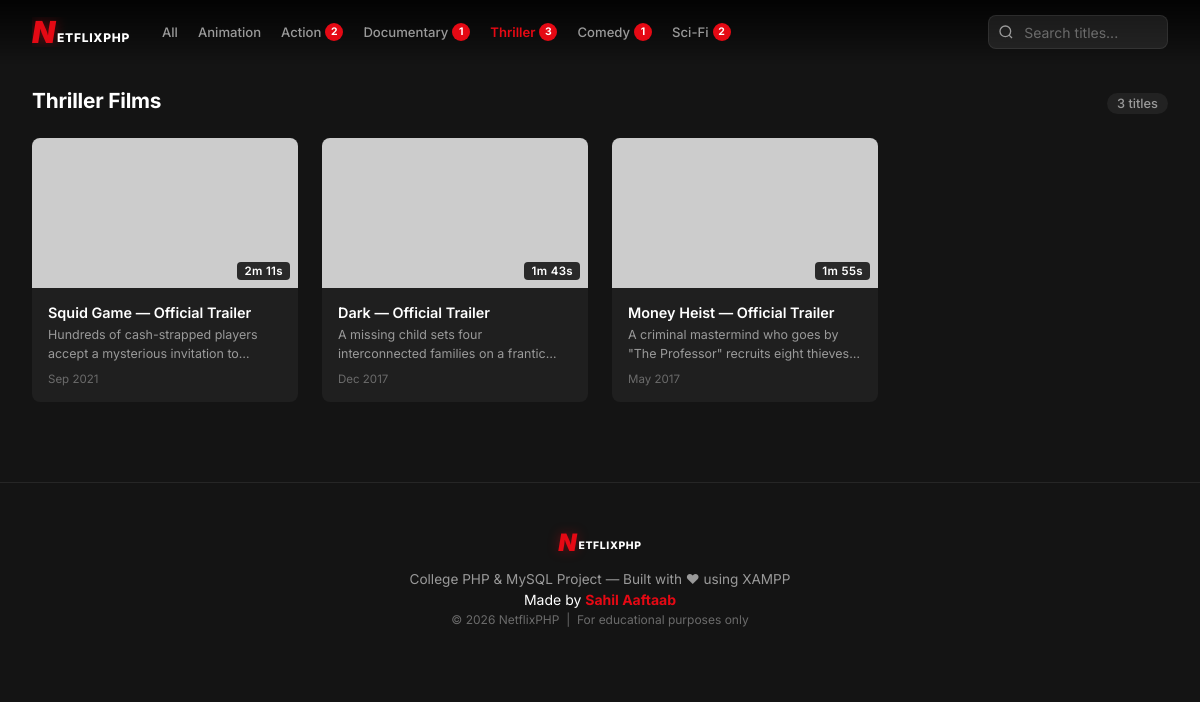
The app's page /index.php?genre=Thriller with its own data.
### tables this page shows
CREATE TABLE videos (
    id            INT          UNSIGNED AUTO_INCREMENT PRIMARY KEY,
    title         VARCHAR(255) NOT NULL,
    description   TEXT         NOT NULL,
    thumbnail_url VARCHAR(500) NOT NULL  COMMENT 'YouTube maxresdefault thumb URL',
    video_url     VARCHAR(500) NOT NULL  COMMENT 'YouTube video ID (11 chars)',
    duration      VARCHAR(20)  NOT NULL  COMMENT 'Human-readable e.g. 2m 30s',
    genre         VARCHAR(100) NOT NULL,
    upload_date   DATE         NOT NULL,
    created_at    TIMESTAMP    DEFAULT CURRENT_TIMESTAMP
);

### index.php (the view, shortened to what this page needs)
<?php
require_once 'db_connect.php';
$allowed_genres = ['Animation', 'Action', 'Documentary', 'Thriller', 'Comedy', 'Sci-Fi'];
$selected_genre = '';
if (!empty($_GET['genre']) && in_array($_GET['genre'], $allowed_genres)) {
    $selected_genre = $_GET['genre'];
}
$search = '';
try {
    if ($search !== '') {
        $stmt = $pdo->prepare(
            "SELECT id, title, description, thumbnail_url, duration, genre, upload_date
               FROM videos
              WHERE title LIKE :search OR description LIKE :search
              ORDER BY upload_date DESC"
        );
        $stmt->execute([':search' => '%' . $search . '%']);
    } elseif ($selected_genre !== '') {
        $stmt = $pdo->prepare(
            "SELECT id, title, description, thumbnail_url, duration, genre, upload_date
               FROM videos
              WHERE genre = :genre
              ORDER BY upload_date DESC"
        );
        $stmt->execute([':genre' => $selected_genre]);
    } else {
        $stmt = $pdo->query(
            "SELECT id, title, description, thumbnail_url, duration, genre, upload_date
               FROM videos
              ORDER BY upload_date DESC"
        );
    }
    $videos = $stmt->fetchAll();
} catch (PDOException $e) {
    $videos   = [];
    $db_error = 'Database error: ' . htmlspecialchars($e->getMessage());
}
try {
    $genre_stmt  = $pdo->query("SELECT genre, COUNT(*) as cnt FROM videos GROUP BY genre ORDER BY genre");
    $genre_counts = $genre_stmt->fetchAll(PDO::FETCH_KEY_PAIR);
} catch (PDOException $e) {
    $genre_counts = [];
}
?>
<!DOCTYPE html>
<html lang="en">
<head>
    <link rel="stylesheet" href="css/style.css">
</head>
<body>
<nav class="navbar" id="navbar">
    <div class="nav-left">
        <a href="index.php" class="logo" aria-label="NetflixPHP Home">
            <span class="logo-text" aria-hidden="true">
                <span class="logo-n">N</span><span class="logo-brand">ETFLIXPHP</span>
            </span>
        </a>
        <ul class="nav-genres" role="list">
            <li>
                <a href="index.php"
                   class="genre-link <?= $selected_genre === '' && $search === '' ? 'active' : '' ?>">
                    All
                </a>
            </li>
            <?php foreach ($allowed_genres as $g): ?>
            <li>
                <a href="index.php?genre=<?= urlencode($g) ?>"
                   class="genre-link <?= $selected_genre === $g ? 'active' : '' ?>">
                    <?= htmlspecialchars($g) ?>
                    <?php if (!empty($genre_counts[$g])): ?>
                        <span class="genre-badge"><?= $genre_counts[$g] ?></span>
                    <?php endif; ?>
                </a>
            </li>
            <?php endforeach; ?>
        </ul>
    </div>
    <div class="nav-right">
        <form action="index.php" method="GET" class="search-form" role="search">
            <div class="search-wrapper">
                <svg class="search-icon" viewBox="0 0 24 24" fill="none" stroke="currentColor" stroke-width="2" aria-hidden="true">
                    <circle cx="11" cy="11" r="8"/><path d="m21 21-4.35-4.35"/>
                </svg>
                <input
                    type="text"
                    id="search-input"
                    name="search"
                    class="search-input"
                    placeholder="Search titles..."
                    value="<?= htmlspecialchars($search) ?>"
                    autocomplete="off"
                    aria-label="Search videos"
                >
            </div>
        </form>
    </div>
</nav>
<?php
$no_hero = ($search !== '' || $selected_genre !== '' || empty($videos));
?>
<main class="main-content" id="main-content"
      <?= $no_hero ? 'style="padding-top: calc(var(--navbar-h) + 1.5rem);"' : '' ?>>
    <div class="section-header">
        <h2 class="section-title">
            <?php if ($search !== ''): ?>
                🔍 Results for "<span class="highlight"><?= htmlspecialchars($search) ?></span>"
            <?php elseif ($selected_genre !== ''): ?>
                <?= htmlspecialchars($selected_genre) ?> Films
            <?php else: ?>
                All Videos
            <?php endif; ?>
        </h2>
        <span class="video-count"><?= count($videos) ?> title<?= count($videos) !== 1 ? 's' : '' ?></span>
    </div>
    <?php if (empty($videos) && empty($db_error)): ?>
        <div class="empty-state" role="status">
            <svg viewBox="0 0 24 24" fill="none" stroke="currentColor" stroke-width="1.5" width="64" height="64">
                <path d="m15 15 6 6m-11-4a7 7 0 1 1 0-14 7 7 0 0 1 0 14z"/>
            </svg>
            <p>No videos found<?= $search ? ' for "' . htmlspecialchars($search) . '"' : '' ?>.</p>
            <a href="index.php" class="btn-play" style="font-size:.85rem;padding:.6rem 1.4rem;">Browse All</a>
        </div>
    <?php else: ?>
    <div class="video-grid" id="video-grid">
        <?php foreach ($videos as $video): ?>
        <article class="video-card" id="card-<?= (int)$video['id'] ?>">
            <a href="player.php?id=<?= (int)$video['id'] ?>"
               class="card-link"
               aria-label="Watch <?= htmlspecialchars($video['title']) ?>">
                <div class="card-thumb-wrapper">
                    <span class="duration-badge"><?= htmlspecialchars($video['duration']) ?></span>
                </div>
                <div class="card-info">
                    <h3 class="card-title"><?= htmlspecialchars($video['title']) ?></h3>
                    <p class="card-desc">
                        <?= htmlspecialchars(substr($video['description'], 0, 90)) ?>...
                    </p>
                    <div class="card-meta">
                        <time datetime="<?= htmlspecialchars($video['upload_date']) ?>">
                            <?= date('M Y', strtotime($video['upload_date'])) ?>
                        </time>
                    </div>
                </div>
            </a>
        </article>
        <?php endforeach; ?>
    </div>
    <?php endif; ?>
</main>
<footer class="footer">
    <div class="footer-logo">
        <span class="logo-text logo-text--footer" aria-label="NetflixPHP">
            <span class="logo-n">N</span><span class="logo-brand">ETFLIXPHP</span>
        </span>
    </div>
    <p class="footer-text">
        College PHP &amp; MySQL Project &mdash; Built with ❤ using XAMPP
    </p>
    <p class="footer-credit">
        Made by <strong>Sahil Aaftaab</strong>
    </p>
    <p class="footer-sub">
        &copy; <?= date('Y') ?> NetflixPHP &nbsp;|&nbsp; For educational purposes only
    </p>
</footer>
</body>
</html>

### records on screen
videos: duration "2m 11s", title "Squid Game — Official Trailer", description "Hundreds of cash-strapped players accept a mysterious invitation…", upload_date "Sep 2021"
videos: duration "1m 43s", title "Dark — Official Trailer", description "A missing child sets four interconnected families on a…", upload_date "Dec 2017"
videos: duration "1m 55s", title "Money Heist — Official Trailer", description "A criminal mastermind who goes by \"The Professor\" recruits eight…", upload_date "May 2017"

### other values on screen
$g "Animation"
$g "Action"
$genre_counts[$g] "2"
$g "Documentary"
$genre_counts[$g] "1"
$g "Thriller"
$genre_counts[$g] "3"
$g "Comedy"
$g "Sci-Fi"
$selected_genre "Thriller"
count($videos) "3"
